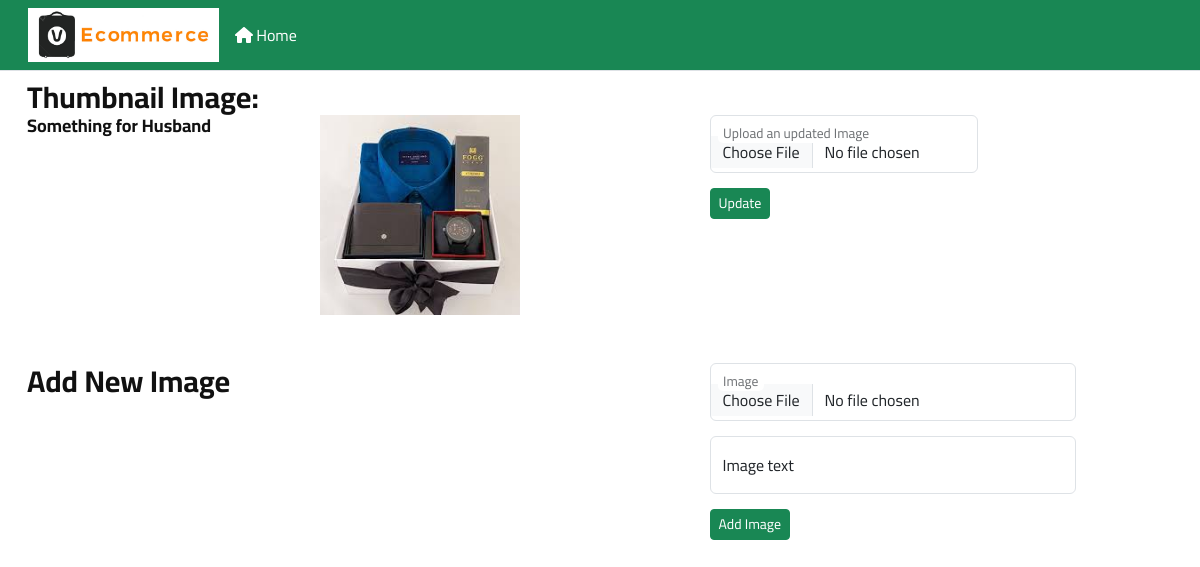
Page /vendor/product_images/18/ (signed in) on the committed database.
### core/models.py (models this page shows, shortened)
class Product(models.Model):
    vendor = models.ForeignKey(
        Vendor, on_delete=models.SET_NULL, null=True)
    category = models.ForeignKey(
        Category, on_delete=models.SET_NULL, null=True, related_name="product")
    tags = TaggableManager(blank=True)
    pid = ShortUUIDField(unique=True, length=10, max_length=20,
                         prefix="prd", alphabet="abcdefghjklmnpqrstuvwxyx23456789")
    title = models.CharField(max_length=100)
    image = models.ImageField(null=True, blank=True,
                              upload_to=user_directory_path)
    price = models.DecimalField(
        max_digits=12, decimal_places=2)
    old_price = models.DecimalField(
        max_digits=12, decimal_places=2, null=True, blank=True)
    description = models.TextField(
        null=True, blank=True)
    specifications = models.TextField(null=True, blank=True)
    manufacturer = models.CharField(null=True, blank=True, max_length=200)
    manufactured = models.DateField(null=True, blank=True)
    expiring = models.DateField(null=True, blank=True)
    warranty_period = models.CharField(max_length=100, null=True, blank=True)
    size = models.CharField(
        choices=SIZES, max_length=50, null=True, blank=True)
    return_options = models.CharField(
        choices=RETURN_OPTIONS, default="Not Available", max_length=30)
    assured = models.BooleanField(default=False)
    stock_quantity = models.IntegerField(null=True, blank=True)
    featured = models.BooleanField(default=False)
    product_status = models.CharField(
        choices=STATUS, max_length=15)
    sku = ShortUUIDField(unique=True, length=5,
                         prefix="sku", alphabet="123456789")
    date = models.DateTimeField(auto_now_add=True)
    updated = models.DateTimeField(null=True, blank=True)
    class Meta:
        verbose_name_plural = "Products"

### vendors/vendor_views.py (the view)
# urls.py: path('product_images/<prd_id>/', vendor_views.show_product_images,
@login_required
def show_product_images(request, prd_id):
    return product_images.processor(request, prd_id)

### core/forms.py
class ProductThumbnailImageForm(forms.ModelForm):
    class Meta:
        model = Product
        fields = ['image']
        labels = {
            'image': 'Upload an updated Image'
        }
        widgets = {
            'image': forms.ClearableFileInput(attrs={
                'class': 'form-control'
            })
        }

class ProductImagesForm(forms.ModelForm):
    class Meta:
        model = ProductImages
        fields = ['image', 'image_text']
        widgets = {
            'image': forms.ClearableFileInput(attrs={'class': 'form-control', 'placeholder': ''}),
            'image_text': forms.TextInput(attrs={'class': 'form-control', 'placeholder': ''}),
        }

### vendors/processors/vendor_processor/product_images.py (called while the page is built, shortened)
def processor(request, prd_id):
    product_instance = Product.objects.get(id=prd_id)
    thumbnailForm = ProductThumbnailImageForm()
    extraImagesForm = ProductImagesForm()
    extraImages = ProductImages.objects.filter(product_id=prd_id)
    context = {
        'mainImage': product_instance,
        'extraImages': extraImages,
        'thumbnailForm': thumbnailForm,
        'extraImagesForm': extraImagesForm
    }
    return render(request, 'vendors/product_images.html', context)

### vendors/templates/vendors/product_images.html (shortened to what this page needs)
{% extends 'vendors/base.html' %}
{% load static %}
{% block content %}
  <div class="container">
    <h3><b>Thumbnail Image:</b></h3>
    <div class="row">
      <div class="col-sm-3">
        <h5><b>{{ mainImage.title }}</b></h5>
      </div>
      <div class="col-sm-4">
        <img src="{{ mainImage.image.url }}" height="200" width="auto" alt="" />
      </div>
      <div class="col-sm-3">
        <form action="{% url 'product_images' mainImage.id %}" method="POST" enctype="multipart/form-data">
          {% for field in thumbnailForm %}
            <div class="form-floating">
              {{ field }} <p class="text-danger">{{ field.errors }}</p>
              <label for="{{ field.id_for_label }}">{{ field.label }}</label>
            </div>
          {% endfor %}
          <button type="submit" class="btn btn-success btn-sm">Update</button>
        </form>
      </div>
    </div>
    <div class="row my-5">
      <div class="col-sm-7">
        <h3><b>Add New Image</b></h3>
      </div>
      <div class="col-sm-4">
        <form action="{% url 'add_images' mainImage.id %}" method="POST" enctype="multipart/form-data">
          {% for field in extraImagesForm %}
            <div class="form-floating">
              {{ field }} <p class="text-danger">{{ field.errors }}</p>
              <label for="{{ field.id_for_label }}">{{ field.label }}</label>
            </div>
          {% endfor %}
          <button type="submit" class="btn btn-success btn-sm">Add Image</button>
        </form>
      </div>
    </div>
  </div>
{% endblock %}

### core/static/core/css/style.css (style rules this page uses)
html, body { height: 100%; font-family: "Cairo", sans-serif; -webkit-font-smoothing: antialiased; font-smoothing: antialiased; }
h1, h2, h3, h4, h5, h6 { margin: 0; color: #111111; font-weight: 400; font-family: "Cairo", sans-serif; }
h3 { font-size: 30px; }
h5 { font-size: 18px; }
img { max-width: 100%; }
@media only screen and (min-width: 1200px) { .container { max-width: 1170px; } }

### rows in the picture
Product: title "Something for Husband", image (picture)
